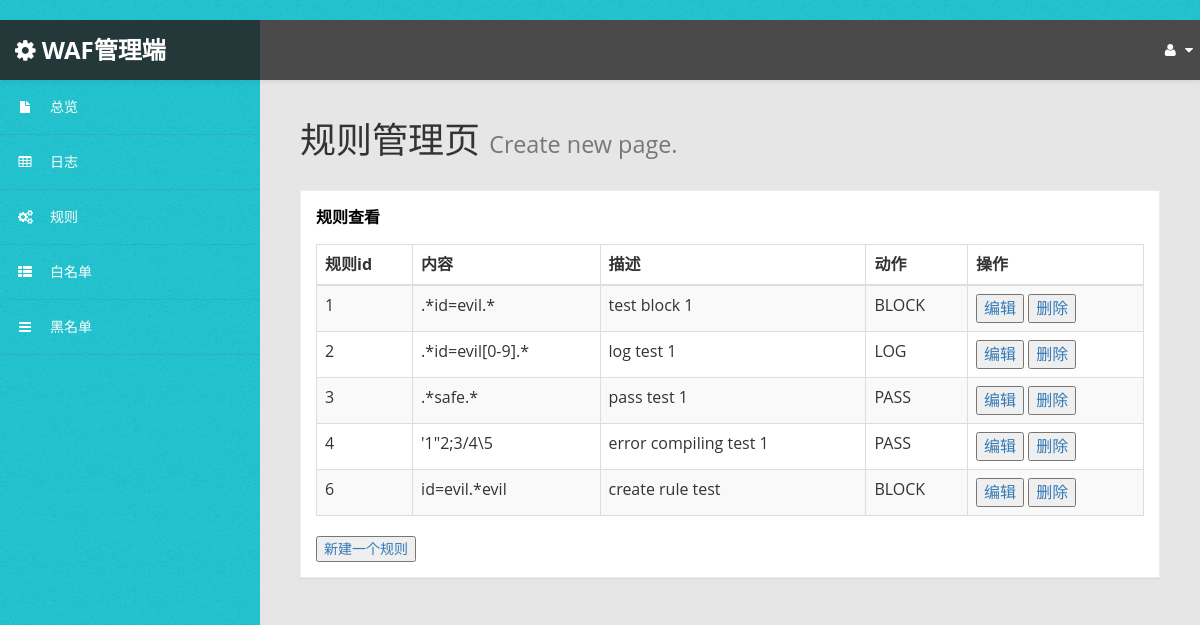
The app's page /rule, older data.
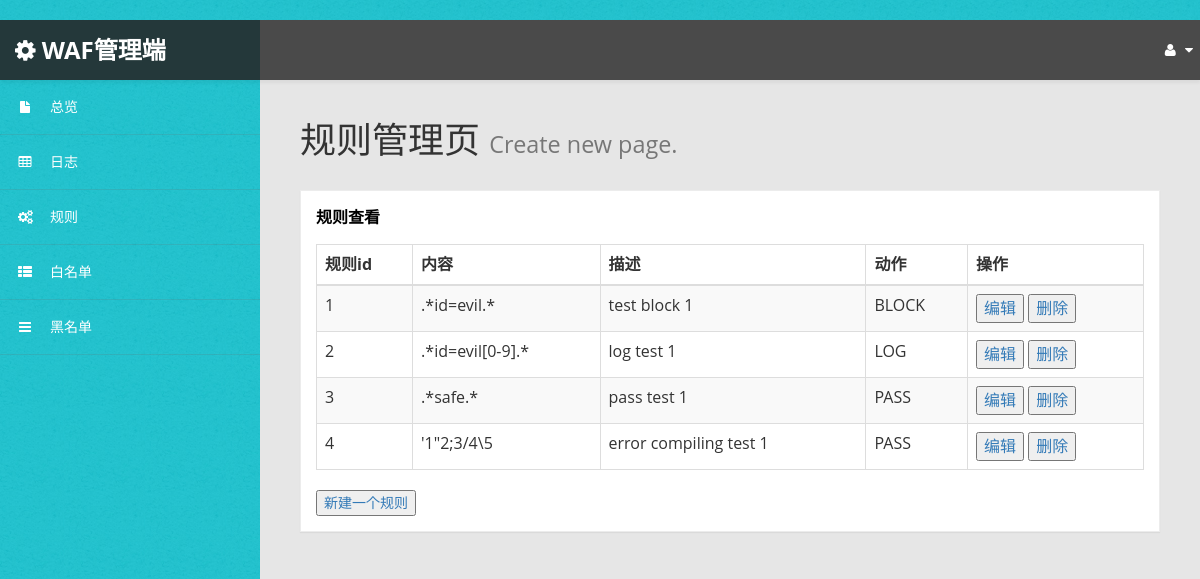
The same page, newer data.
### waf/models.py (models this page shows)
class Rule(models.Model):
	id = models.AutoField('id', primary_key=True, unique=True)
	content = models.TextField('content', default='')
	description = models.TextField('description', default='')
	action = models.TextField('action', default='')

### waf/views.py (the view)
# urls.py: path('rule',views.RuleView.as_view(),name= 'rule'),
class RuleView(generic.ListView):
    template_name = 'waf/rule.html'
    context_object_name = 'rule_list'
    def get_queryset(self):
        return Rule.objects.all()

### waf/templates/waf/rule.html
﻿{% extends 'base.html' %}
{% block content %}
    <div id="page-wrapper">
    <div id="page-inner">
    <div class="row">
        <div class="col-md-12">
            <h1 class="page-header">
                规则管理页 <small>Create new page.</small>
            </h1>
            <div class="panel panel-default">
                <div class="panel-heading">
                    规则查看
                </div>
                <div class="panel-body">
                    <div class="table-responsive">
                        <table class="table table-striped table-bordered table-hover" id="dataTables-example">
                            <thead>
                            <tr>
                                <th>规则id</th>
                                <th>内容</th>
                                <th>描述</th>
                                <th>动作</th>
                                <th>操作</th>
                            </tr>
                            </thead>
                            <tbody>
                            {% for rule in rule_list %}
                                <tr class="odd gradeX">
                                <td>{{ rule.id }}</td>
                                <td>{{ rule.content }}</td>
                                <td>{{ rule.description }}</td>
                                <td class="center">{{ rule.action }}</td>
                                <td>
                                    <a class="content_item" href="/waf/rule_edit-{{ rule.id }}/">
                                        <button>编辑</button>
                                    </a>
                                    <a class="content_item" href="/waf/rule_del-{{ rule.id }}/">
                                        <button>删除</button>
                                    </a>
                                </td>
                            {% endfor %}
                            </tr>
                            </tbody>
                        </table>
                        <a href='/waf/rule_create'>
                            <button>新建一个规则</button>
                        </a>
                    </div>
                </div>
            </div>
        </div>
    </div>
    </div>
    </div>
{% endblock %}

### waf/templates/base.html (shortened to what this page needs)
﻿{% load static %}
<!DOCTYPE html>
<html xmlns="http://www.w3.org/1999/xhtml">
<head>
    <link href="{% static 'waf/css/bootstrap.css' %}" rel="stylesheet"/>
    <link href="{% static 'waf/css/font-awesome.css' %}" rel="stylesheet"/>
    <link href="{% static 'waf/js/morris/morris-0.4.3.min.css' %}" rel="stylesheet"/>
    <link href="{% static 'waf/css/custom-styles.css' %}" rel="stylesheet"/>
</head>
<body>
<div id="wrapper">
    <nav class="navbar navbar-default top-navbar" role="navigation">
        <div class="navbar-header">
            <a class="navbar-brand" href="index"><i class="fa fa-gear"></i> <strong>WAF管理端</strong></a>
        </div>
        <ul class="nav navbar-top-links navbar-right">
            <li class="dropdown">
                <a class="dropdown-toggle" data-toggle="dropdown" href="#" aria-expanded="false">
                    <i class="fa fa-user fa-fw"></i> <i class="fa fa-caret-down"></i>
                </a>
            </li>
        </ul>
    </nav>
    <nav class="navbar-default navbar-side" role="navigation">
        <div class="sidebar-collapse">
            <ul class="nav" id="main-menu">
                <li>
                    <a href="index"><i class="fa fa-fw fa-file"></i>总览</a>
                </li>
                <li>
                    <a href="log"><i class="fa fa-table"></i>日志</a>
                </li>
                <li>
                    <a href="rule"><i class="fa fa-cogs"></i>规则</a>
                </li>
                <li>
                    <a href="Whitelist"><i class="fa fa-th-list" aria-hidden="true"></i>白名单</a>
                </li>
                <li>
                    <a href="Blacklist"><i class="fa fa-bars" aria-hidden="true"></i>黑名单</a>
                </li>
            </ul>
        </div>
    </nav>
</div>
{% block content %}{% endblock %}
</body>
</html>

### waf/static/waf/css/custom-styles.css (style rules this page uses)
body { font-family: 'Open Sans', sans-serif; background: #32C2CD url(../img/bg-img.jpg) !important; }
#wrapper { width: 100%; }
#page-wrapper { padding: 15px 15px; min-height: 600px; background: #E6E6E6; }
#page-inner { width:100%; margin:10px 20px 10px 0px; background-color:transparent; padding:10px; min-height:1200px; }
h1, .h1, h2, .h2, h3, .h3 { margin-top: 7px; margin-bottom: -5px; }
.navbar-side { z-index: 0; }
.panel { border-radius:0px; }
.navbar-side .nav > li > a > i { color: #FFFFFF; padding: 8px; width: 30px; text-align: center; }
.top-navbar { position: fixed; width: 100%; z-index: 300; -webkit-box-shadow: 0 3px 3px rgba(0, 0, 0, 0.05); -moz-box-shadow: 0 3px 3px rgba(0, 0, 0, 0.05); box-shadow: 0 3px 3px rgba(0, 0, 0, 0.05); }
.navbar-side { z-index: 1; position: fixed; width: 260px; top: 80px; }
#page-wrapper { position: relative; top: 55px; }
.page-header { padding-bottom: 9px; margin: 10px 0 20px; border-bottom: 1px solid transparent; text-align: left; }
.panel-default { border-color: #ECECEC; }
.panel-default > .panel-heading { color: #000; border-color: #FFF; font-weight:bold; background: #FFFFFF; font-size: 16px; padding: 15px 15px 0; }
.panel-heading { border-bottom: 1px solid transparent; border-top-left-radius: 3px; border-top-right-radius: 3px; }
.top-navbar { margin:0px; }
.top-navbar .navbar-brand { color: #fff; width: 260px; text-align: left; height: 60px; font-size: 24px; font-weight: 700; text-transform: uppercase; line-height: 30px; background: #24383A; }
.top-navbar .nav > li { position: relative; display: inline-block; margin: 0px; padding: 0px; }
.top-navbar .nav > li > a { position: relative; display: block; padding: 20px; color: #FFFFFF; margin: 0px; }
.sidebar-collapse , .sidebar-collapse .nav { background:none; }
.sidebar-collapse .nav { padding:0; }
.sidebar-collapse .nav > li > a { color: #FFFFFF; background:transparent; text-shadow:none; }
.sidebar-collapse > .nav > li > a { padding: 12px 10px; }
.sidebar-collapse > .nav > li { border-bottom: 1px solid rgba(107, 108, 109, 0.19); }
.navbar-side { border:none; background: #32C2CD url(../img/bg-img.jpg) !important; }
.top-navbar { background: #4A4A4A; border-bottom:none; }
.top-navbar .nav > li > a > i { margin-right: 2px; }
.navbar-default { border:0px solid black; }
.navbar-header { background: transparent; }
.nav > li > a > i { margin-right:10px; color: #FFF; }
@media (min-width:768px) { #page-wrapper { margin: 0 0 0 260px; padding: 15px 30px; min-height: 1200px; } }
@media (min-width:768px) { .navbar-side { width: 260px; z-index: 1; } }
@media (min-width:768px) { .navbar { border-radius: 0px; } }

Row changes from the older to the newer data that the page shows:
removed Rule: id "6", content "id=evil.*evil", description "create rule test", action "BLOCK"
